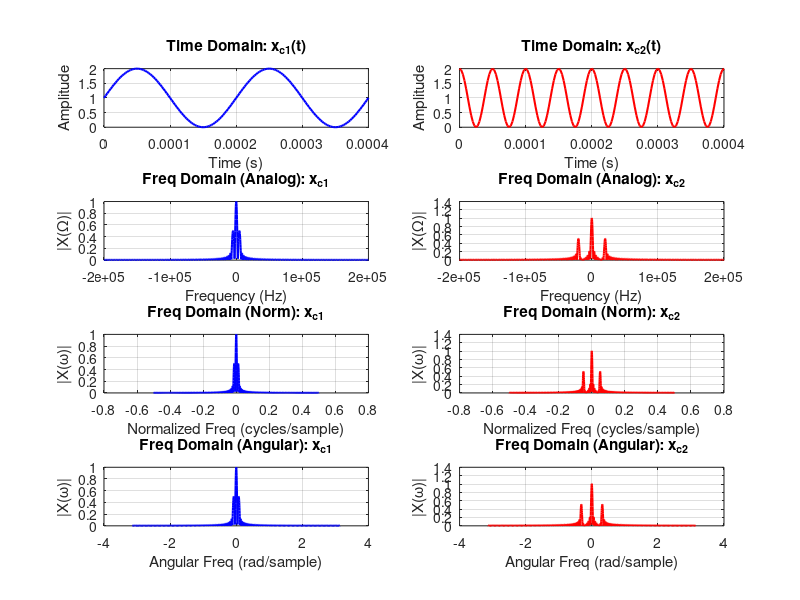
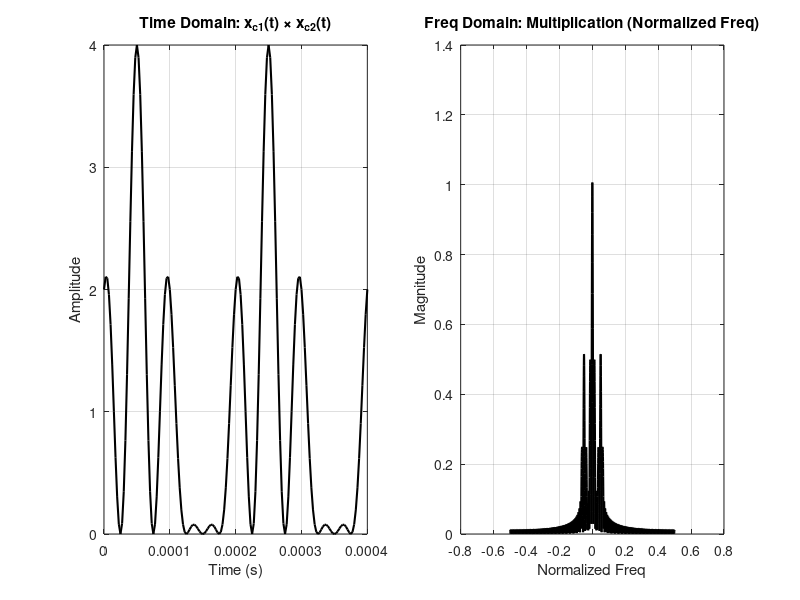
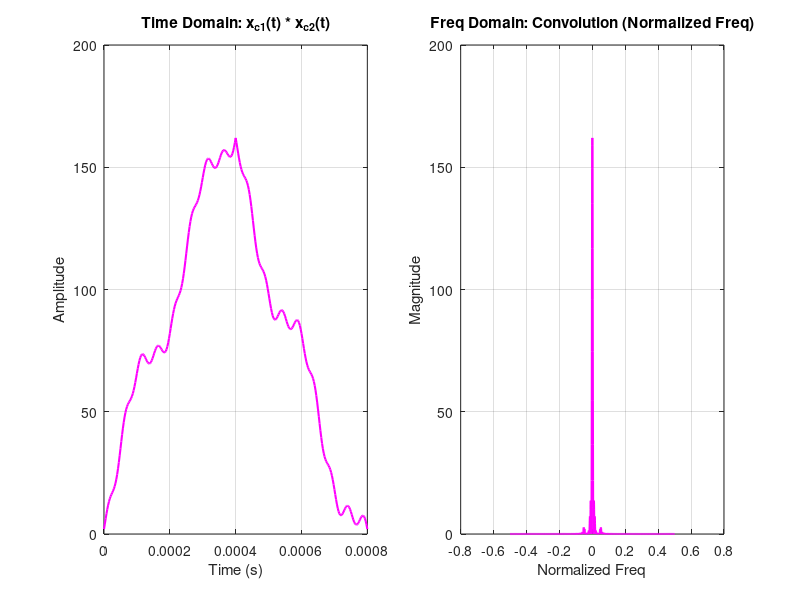
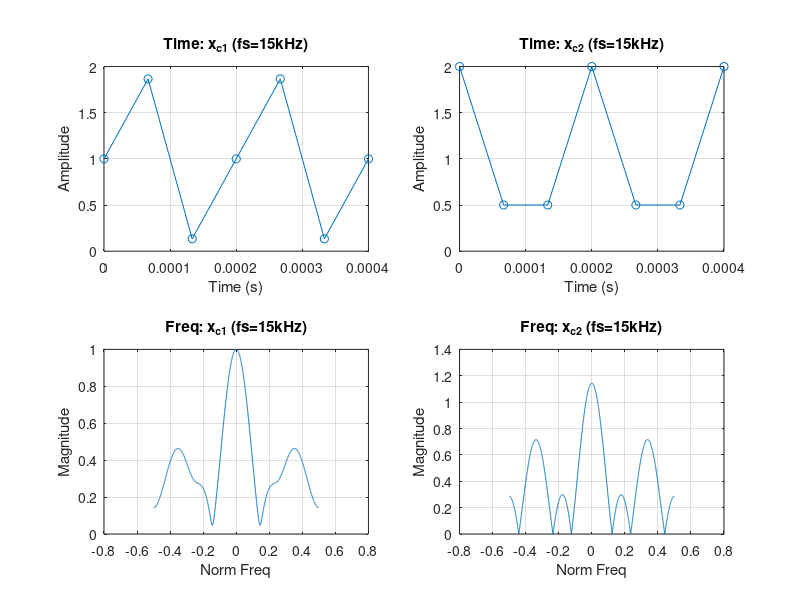

Reproduce these figures in MATLAB, in order.
%% 설계 결과 1 (Hw3)


%% 조건 생성
clear; clc; 
f1 = 5e3;       % 주파수: 5kHz
f2 = 10e3;      % 주파수: 10kHz
fs1 = 400e3;    % 주파수: 400kHz
t1 = 0 : 1/fs1 : 0.4e-3; % 시간 범위: 0 부터 0.4ms 까지
L1 = length(t1);


%% 신호 생성
xc1 = 1 + sin(2*pi*f1*t1);
xc2 = 2 * cos(2*pi*f2*t1).^2;
N = 2048; % 2048 point DFT

% FFT 및 Shift
X1 = fftshift(fft(xc1, N));
X2 = fftshift(fft(xc2, N));

% 주파수 축 생성 (아날로그주파수, 정규화 디지털주파수, 디지털 각주파수)
f_analog = (-N/2 : N/2-1) * (fs1/N);        % Analog Frequency 
f_norm = f_analog / fs1;                    % Normalized Digital Frequency
f_omega = f_norm * 2 * pi;                  % Digital Angular Frequency 


%% 1) 두 입력 신호 Plot (Time & Frequency) 
figure('Name', '1-1) Time & Frequency Analysis of xc1 and xc2', 'Position', [100 100 1200 800]);

% 시간 영역 그래프
subplot(4,2,1);
plot(t1, xc1, 'b', 'LineWidth', 1.5);
title('Time Domain: x_{c1}(t)'); xlabel('Time (s)'); ylabel('Amplitude'); grid on;

subplot(4,2,2);
plot(t1, xc2, 'r', 'LineWidth', 1.5);
title('Time Domain: x_{c2}(t)'); xlabel('Time (s)'); ylabel('Amplitude'); grid on;

% 주파수 영역(아날로그) 그래프 (Analog Frequency)
subplot(4,2,3);
plot(f_analog, abs(X1)/L1, 'b', 'LineWidth', 1.5);
title('Freq Domain (Analog): x_{c1}'); xlabel('Frequency (Hz)'); ylabel('|X(\Omega)|'); grid on;

subplot(4,2,4);
plot(f_analog, abs(X2)/L1, 'r', 'LineWidth', 1.5);
title('Freq Domain (Analog): x_{c2}'); xlabel('Frequency (Hz)'); ylabel('|X(\Omega)|'); grid on;

% 주파수 영역(정규화된 디지털) 그래프 (Normalized Digital Frequency)
subplot(4,2,5);
plot(f_norm, abs(X1)/L1, 'b', 'LineWidth', 1.5);
title('Freq Domain (Norm): x_{c1}'); xlabel('Normalized Freq (cycles/sample)'); ylabel('|X(\omega)|'); grid on;

subplot(4,2,6);
plot(f_norm, abs(X2)/L1, 'r', 'LineWidth', 1.5);
title('Freq Domain (Norm): x_{c2}'); xlabel('Normalized Freq (cycles/sample)'); ylabel('|X(\omega)|'); grid on;

% F주파수 영역(디지털 각주파수) 그래프 (Digital Angular Frequency)
subplot(4,2,7);
plot(f_omega, abs(X1)/L1, 'b', 'LineWidth', 1.5);
title('Freq Domain (Angular): x_{c1}'); xlabel('Angular Freq (rad/sample)'); ylabel('|X(\omega)|'); grid on;

subplot(4,2,8);
plot(f_omega, abs(X2)/L1, 'r', 'LineWidth', 1.5);
title('Freq Domain (Angular): x_{c2}'); xlabel('Angular Freq (rad/sample)'); ylabel('|X(\omega)|'); grid on;


%% 2) 두 입력 신호 곱한 결과 Plot (Time & Frequency)
x_mul = xc1 .* xc2;
X_mul = fftshift(fft(x_mul, N));

figure('Name', '1-2) Multiplication of xc1 and xc2', 'Position', [150 150 1000 400]);
subplot(1,2,1);
plot(t1, x_mul, 'k', 'LineWidth', 1.5);
title('Time Domain: x_{c1}(t) \times x_{c2}(t)'); xlabel('Time (s)'); ylabel('Amplitude'); grid on;

subplot(1,2,2);
plot(f_norm, abs(X_mul)/L1, 'k', 'LineWidth', 1.5); % b) 방식 사용
title('Freq Domain: Multiplication (Normalized Freq)'); xlabel('Normalized Freq'); ylabel('Magnitude'); grid on;


%% 3) 두 입력 신호 convolution 결과 Plot (Time & Frequency)
x_conv = conv(xc1, xc2);
t_conv = (0:length(x_conv)-1) * (1/fs1); % 컨볼루션 된 시간 축
X_conv = fftshift(fft(x_conv, N));

figure('Name', '1-3) Convolution of xc1 and xc2', 'Position', [200 200 1000 400]);
subplot(1,2,1);
plot(t_conv, x_conv, 'm', 'LineWidth', 1.5);
title('Time Domain: x_{c1}(t) * x_{c2}(t)'); xlabel('Time (s)'); ylabel('Amplitude'); grid on;

subplot(1,2,2);
plot(f_norm, abs(X_conv)/L1, 'm', 'LineWidth', 1.5); % b) 방식 사용
title('Freq Domain: Convolution (Normalized Freq)'); xlabel('Normalized Freq'); ylabel('Magnitude'); grid on;


%% 4) Sampling Frequency 변경한 Plot (fs = 15 kHz)
fs2 = 15e3; 
t2 = 0 : 1/fs2 : 0.4e-3;
L2 = length(t2);

xc1_15k = 1 + sin(2*pi*f1*t2);
xc2_15k = 2 * cos(2*pi*f2*t2).^2;

X1_15k = fftshift(fft(xc1_15k, N));
X2_15k = fftshift(fft(xc2_15k, N));
f_norm_15k = (-N/2 : N/2-1) / N; % 정규화 fs = 15kHz

figure('Name', '1-4) fs = 15kHz Analysis', 'Position', [250 250 1200 600]);
subplot(2,2,1); plot(t2, xc1_15k, '-o'); title('Time: x_{c1} (fs=15kHz)'); xlabel('Time (s)'); ylabel('Amplitude'); grid on;
subplot(2,2,2); plot(t2, xc2_15k, '-o'); title('Time: x_{c2} (fs=15kHz)'); xlabel('Time (s)'); ylabel('Amplitude'); grid on;
subplot(2,2,3); plot(f_norm_15k, abs(X1_15k)/L2); title('Freq: x_{c1} (fs=15kHz)'); xlabel('Norm Freq'); ylabel('Magnitude'); grid on;
subplot(2,2,4); plot(f_norm_15k, abs(X2_15k)/L2); title('Freq: x_{c2} (fs=15kHz)'); xlabel('Norm Freq'); ylabel('Magnitude'); grid on;
